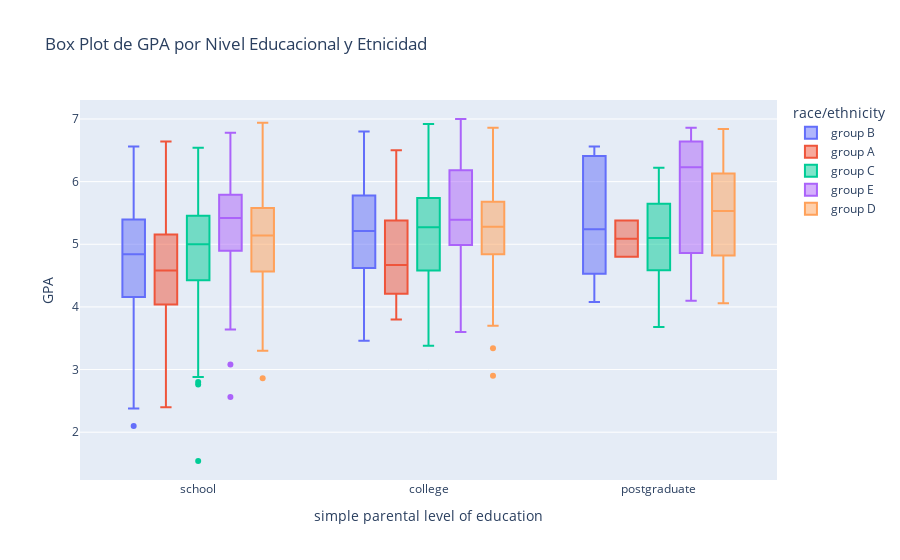

Notebook code cell kept with this figure:
### Markdown cell above
## Visualizaciones [0.5 Puntos]

Ahora, implemente un gráfico de caja en donde se muestre el GPA con respecto al nivel educacional y que la variable de color sea la etnicidad y luego comente.

### Code cell
# Creamos el grafico con px
fig = px.box(df_grades3, x='simple parental level of education', y='GPA', color='race/ethnicity',
             title='Box Plot de GPA por Nivel Educacional y Etnicidad')

# show
fig.show()

### Figure 1 — Plotly figure (JSON) as saved in the notebook; plotly's stock layout.template omitted (floating-point values rounded to 4 significant figures; data arrays with more than 128 entries replaced by an {"elided": "..."} marker saying what was removed)
{"data": [{"alignmentgroup": "True", "hovertemplate": "race/ethnicity=group B<br>simple parental level of education=%{x}<br>GPA=%{y}<extra></extra>", "legendgroup": "group B", "marker": {"color": "#636efa"}, "name": "group B", "notched": false, "offsetgroup": "group B", "orientation": "v", "showlegend": true, "type": "box", "x": {"elided": "166 str values"}, "x0": " ", "xaxis": "x", "y": {"elided": "166 float values"}, "y0": " ", "yaxis": "y"}, {"alignmentgroup": "True", "hovertemplate": "race/ethnicity=group A<br>simple parental level of education=%{x}<br>GPA=%{y}<extra></extra>", "legendgroup": "group A", "marker": {"color": "#EF553B"}, "name": "group A", "notched": false, "offsetgroup": "group A", "orientation": "v", "showlegend": true, "type": "box", "x": ["college", "school", "college", "college", "college", "college", "college", "school", "school", "school", "college", "school", "college", "postgraduate", "school", "school", "college", "school", "school", "college", "school", "school", "school", "school", "school", "school", "postgraduate", "school", "college", "school", "school", "school", "school", "school", "college", "college", "college", "college", "school", "school", "school", "school", "school", "college", "school", "school", "school", "college", "school", "school", "school", "school", "college", "school", "college", "school", "school", "school", "college", "school", "school", "school", "school", "school", "school", "college", "school", "school", "school", "college", "school", "college", "school", "school", "college", "school", "school"], "x0": " ", "xaxis": "x", "y": [5.78, 3.46, 4.7, 5.02, 4.84, 3.96, 4.36, 4.96, 3.78, 4.84, 4.98, 4.26, 5.18, 4.8, 4.28, 4.24, 4.64, 4.68, 4.32, 4, 5.08, 2.4, 4.02, 5.38, 4.1, 4.68, 5.38, 6.64, 4.56, 4.12, 3.94, 4.1, 5.4, 6, 6.16, 4.08, 6.5, 5.52, 4.58, 5.08, 3.68, 3.88, 5.02, 3.8, 4.76, 3.36, 5.18, 4.54, 3.24, 6.34, 4.14, 5.66, 6.36, 5.72, 4.02, 5.62, 3.68, 3.48, 5.86, 3.6, 4.5, 5.68, 3.82, 5.08, 5.48, 5.24, 5.7, 4.38, 4.56, 4.34, 4.9, 4.64, 5.02, 4.66, 3.96, 4.54, 5.48], "y0": " ", "yaxis": "y"}, {"alignmentgroup": "True", "hovertemplate": "race/ethnicity=group C<br>simple parental level of education=%{x}<br>GPA=%{y}<extra></extra>", "legendgroup": "group C", "marker": {"color": "#00cc96"}, "name": "group C", "notched": false, "offsetgroup": "group C", "orientation": "v", "showlegend": true, "type": "box", "x": {"elided": "272 str values"}, "x0": " ", "xaxis": "x", "y": {"elided": "272 float values"}, "y0": " ", "yaxis": "y"}, {"alignmentgroup": "True", "hovertemplate": "race/ethnicity=group E<br>simple parental level of education=%{x}<br>GPA=%{y}<extra></extra>", "legendgroup": "group E", "marker": {"color": "#ab63fa"}, "name": "group E", "notched": false, "offsetgroup": "group E", "orientation": "v", "showlegend": true, "type": "box", "x": ["school", "school", "college", "college", "school", "school", "school", "college", "school", "college", "school", "school", "school", "school", "school", "college", "college", "postgraduate", "school", "school", "school", "school", "college", "college", "school", "school", "school", "postgraduate", "school", "school", "college", "school", "college", "school", "school", "college", "school", "college", "college", "college", "school", "college", "school", "school", "college", "college", "college", "college", "college", "school", "school", "college", "college", "college", "school", "college", "college", "college", "school", "school", "school", "school", "school", "school", "school", "college", "college", "college", "college", "school", "college", "college", "school", "school", "college", "school", "college", "school", "school", "school", "school", "college", "school", "college", "postgraduate", "college", "college", "school", "college", "school", "postgraduate", "college", "school", "college", "college", "school", "school", "school", "college", "school", "school", "school", "college", "college", "school", "college", "school", "school", "college", "postgraduate", "college", "school", "school", "postgraduate", "college", "college", "college", "college", "school", "school", "school"], "x0": " ", "xaxis": "x", "y": [5.64, 5.76, 5.54, 6.14, 5.96, 5.1, 6.14, 6.24, 5.42, 6.34, 5.1, 6.2, 5.36, 6.32, 5.1, 5.22, 5.92, 6.86, 5.52, 4.06, 6, 4.88, 5.2, 5.84, 4.74, 4.52, 4.36, 4.1, 3.64, 4.5, 4.98, 6.64, 5.14, 5.4, 5.56, 5.82, 5.84, 6.22, 6.22, 7, 4.88, 5, 5.52, 5.38, 4.2, 6.42, 4.82, 6.98, 5.88, 5.56, 5.72, 6.86, 5.34, 3.6, 5.82, 5.5, 5.7, 6.06, 2.56, 5.62, 4.04, 5.6, 5.72, 6.32, 5.68, 5, 7, 5.26, 6.76, 4.02, 4.86, 6.24, 6, 4.94, 4.62, 5.26, 5.48, 5.54, 5.08, 5.2, 4.66, 5.12, 6.3, 3.66, 6.18, 3.76, 5.28, 5.36, 4.42, 5.34, 6.64, 5.08, 6.78, 5.78, 6.52, 5.46, 5.52, 5.8, 4.8, 5.74, 4.44, 3.08, 5.08, 5.22, 5.9, 5.74, 4.98, 5.34, 4.96, 6.28, 4.44, 6.18, 5.94, 4.86, 5.44, 7, 4.12, 5.26, 4.62, 4.34, 5.2], "y0": " ", "yaxis": "y"}, {"alignmentgroup": "True", "hovertemplate": "race/ethnicity=group D<br>simple parental level of education=%{x}<br>GPA=%{y}<extra></extra>", "legendgroup": "group D", "marker": {"color": "#FFA15A"}, "name": "group D", "notched": false, "offsetgroup": "group D", "orientation": "v", "showlegend": true, "type": "box", "x": {"elided": "239 str values"}, "x0": " ", "xaxis": "x", "y": {"elided": "239 float values"}, "y0": " ", "yaxis": "y"}], "layout": {"boxmode": "group", "legend": {"title": {"text": "race/ethnicity"}, "tracegroupgap": 0}, "title": {"text": "Box Plot de GPA por Nivel Educacional y Etnicidad"}, "xaxis": {"anchor": "y", "domain": [0, 1], "title": {"text": "simple parental level of education"}}, "yaxis": {"anchor": "x", "domain": [0, 1], "title": {"text": "GPA"}}}}
